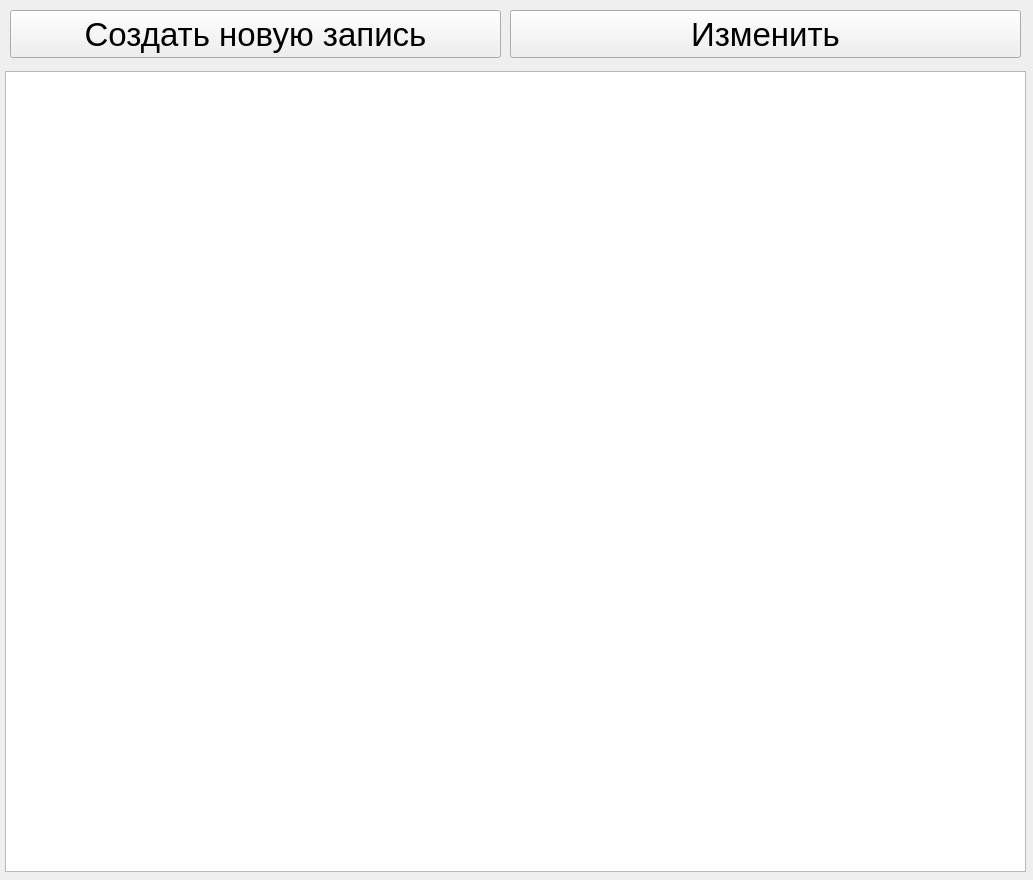
<?xml version="1.0" encoding="UTF-8"?>
<ui version="4.0">
 <class>MainWindow</class>
 <widget class="QWidget" name="MainWindow">
  <property name="geometry">
   <rect>
    <x>0</x>
    <y>0</y>
    <width>1033</width>
    <height>880</height>
   </rect>
  </property>
  <property name="windowTitle">
   <string>Form</string>
  </property>
  <widget class="QTableWidget" name="tableWidget">
   <property name="geometry">
    <rect>
     <x>5</x>
     <y>71</y>
     <width>1021</width>
     <height>801</height>
    </rect>
   </property>
  </widget>
  <widget class="QPushButton" name="pushButton">
   <property name="geometry">
    <rect>
     <x>10</x>
     <y>10</y>
     <width>491</width>
     <height>48</height>
    </rect>
   </property>
   <property name="sizePolicy">
    <sizepolicy hsizetype="Minimum" vsizetype="Fixed">
     <horstretch>0</horstretch>
     <verstretch>0</verstretch>
    </sizepolicy>
   </property>
   <property name="font">
    <font>
     <pointsize>25</pointsize>
    </font>
   </property>
   <property name="text">
    <string>Создать новую запись</string>
   </property>
  </widget>
  <widget class="QPushButton" name="pushButton_2">
   <property name="geometry">
    <rect>
     <x>510</x>
     <y>10</y>
     <width>511</width>
     <height>48</height>
    </rect>
   </property>
   <property name="sizePolicy">
    <sizepolicy hsizetype="Minimum" vsizetype="Fixed">
     <horstretch>0</horstretch>
     <verstretch>0</verstretch>
    </sizepolicy>
   </property>
   <property name="font">
    <font>
     <pointsize>25</pointsize>
    </font>
   </property>
   <property name="text">
    <string>Изменить</string>
   </property>
  </widget>
 </widget>
 <resources/>
 <connections/>
</ui>
